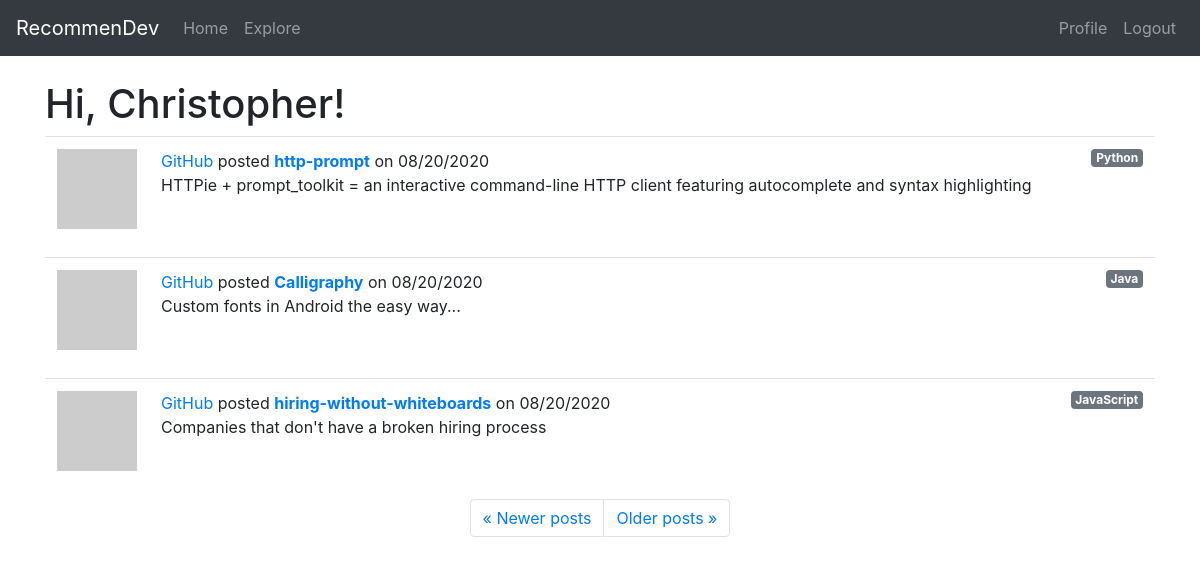
Screenshot of /explore?page=2 (signed in) with the database file from the repository.
### app/models.py (models this page shows, shortened)
class User(UserMixin, db.Model):
    id = db.Column(db.Integer, primary_key=True)
    username = db.Column(db.String(30), index=True, unique=True)
    email = db.Column(db.String(50), index=True, unique=True)
    password_hash = db.Column(db.String(128))
    projects = db.relationship('Project', backref='owner', lazy='dynamic')
    about_me = db.Column(db.String(140))
    last_seen = db.Column(db.DateTime, default=datetime.utcnow)
    followed = db.relationship(
        'User', secondary=followers,
        primaryjoin=(followers.c.follower_id == id),
        secondaryjoin=(followers.c.followed_id == id),
        backref=db.backref('followers', lazy='dynamic'), lazy='dynamic')
    rated = db.relationship(
        'Project', secondary=ratings,
        backref=db.backref('raters', lazy='dynamic'), lazy='dynamic')
    def avatar(self, size):
        digest = md5(self.email.lower().encode('utf-8')).hexdigest()
        return 'https://www.gravatar.com/avatar/{}?d=retro&s={}'.format(digest, size)

class Project(db.Model):
    id = db.Column(db.Integer, primary_key=True)
    user_id = db.Column(db.Integer, db.ForeignKey('user.id'))
    title = db.Column(db.String(60))
    description = db.Column(db.String(150))
    timestamp = db.Column(db.DateTime, index=True, default=datetime.utcnow)
    language = db.Column(db.String(15))
    git_url = db.Column(db.String(50))
    tags = db.Column(db.String(60))

### app/routes.py (the view)
@app.route('/explore')
@login_required
def explore():
    page = request.args.get('page', 1, type=int)
    projects = Project.query.order_by(Project.timestamp.desc()).paginate(page, app.config['POSTS_PER_PAGE'], False)
    next_url = url_for('explore', page=projects.next_num) \
        if projects.has_next else None
    prev_url = url_for('explore', page=projects.prev_num) \
        if projects.has_prev else None
    return render_template('index.html', title='Explore', projects=projects.items, next_url=next_url, prev_url=prev_url)

### app/models.py (called while the page is built)
@login.user_loader
def load_user(id):
    return User.query.get(int(id))

### app/routes.py (called while the page is built)
@app.before_request
def before_request():
    if current_user.is_authenticated:
        current_user.last_seen = datetime.utcnow()
        db.session.commit()

### app/templates/index.html (shortened to what this page needs)
{% extends "base.html" %}
{% block content %}
    <h1>Hi, {{ current_user.username }}!</h1>
    {% for project in projects %}
        {% include '_project.html' %}
    {% endfor %}
    <nav aria-label="...">
        <ul class="pagination justify-content-center">
            <li class="page-item{% if not prev_url %} disabled{% endif %}">
                <a class="page-link" href="{{ prev_url or '#' }}">
                    <span aria-hidden="true">&laquo;</span> Newer posts
                </a>
            </li>
            <li class="page-item{% if not next_url %} disabled{% endif %}">
                <a class="page-link" href="{{ next_url or '#' }}">
                    Older posts <span aria-hidden="true">&raquo;</span>
                </a>
            </li>
        </ul>
    </nav>
{% endblock %}

### app/templates/_project.html
<table class="table table-hover">
    <tr>
        <td width="70px">
            <a href="{{ url_for('user', username=project.owner.username) }}">
                {% if project.owner %}
                <img src="{{ project.owner.avatar(70) }}" />
                {% else %}
                <img src="https://via.placeholder.com/70" />
                {% endif %}
            </a>
        </td>
        <td>
            <span class="user_popup">
                <a href="{{ url_for('user', username=project.owner.username) }}">
                    {{ project.owner.username }}
                </a>
            </span>
            posted <a href="{{ url_for('project', id=project.id) }}"><b>{{ project.title }}</b></a> on {{ moment(project.timestamp).format('L') }}
            <a href="{% if project.language %} {{ url_for('language', language=project.language) }} {% endif %}" class="badge badge-secondary float-right">{% if project.language %} {{ project.language }} {% endif %}</a>
            <br> {% if project.description %} {{ project.description }} {% endif %}
        </td>
    </tr>
</table>

### rows the page displays
User: username "Christopher"
Project: owner.username "GitHub", title "http-prompt", timestamp "08/20/2020", language "Python", description "HTTPie + prompt_toolkit = an interactive command-line HTTP client featuring autocomplete and syntax highlighting"
Project: owner.username "GitHub", title "Calligraphy", timestamp "08/20/2020", language "Java", description "Custom fonts in Android the easy way..."
Project: owner.username "GitHub", title "hiring-without-whiteboards", timestamp "08/20/2020", language "JavaScript", description "Companies that don't have a broken hiring process"
